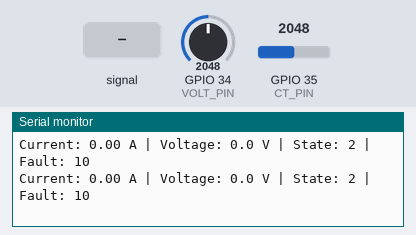
A sketch run on a simulated ESP32. Shown: the last lines printed to the serial monitor. The inputs (shaded band) are chosen by the test bench; at power-on: GPIO 34 (VOLT_PIN) = 2048, GPIO 35 (CT_PIN) = 2048.

Above: at 3.2 s.
3.3 s: GPIO 34 (VOLT_PIN) fed a 200 Hz sine of ±327 counts around its level
At 6.04 s:
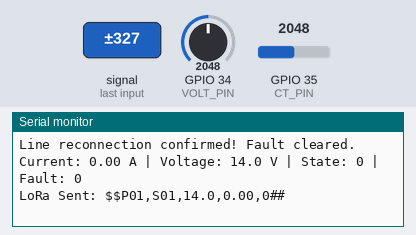
6.3 s: GPIO 34 (VOLT_PIN) set to 2866
At 6.5 s:
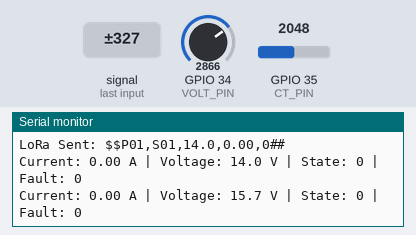
9.3 s: GPIO 35 (CT_PIN) set to 2866
At 9.49 s:
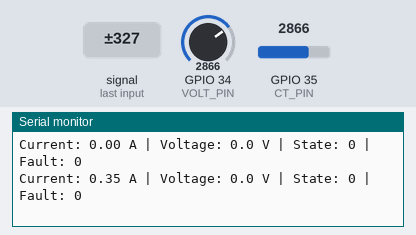
10.8 s: GPIO 35 (CT_PIN) fed a 200 Hz sine of ±327 counts around its level
At 11.1 s:
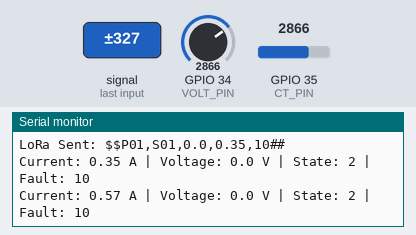
12.3 s: GPIO 34 (VOLT_PIN) fed a 1000 Hz sine of ±1023 counts around its level
At 12.48 s:
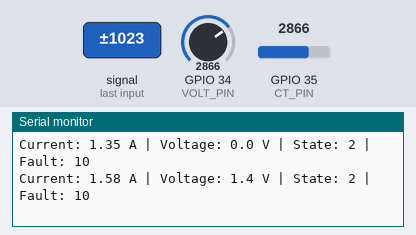
15.3 s: GPIO 35 (CT_PIN) fed a 1000 Hz sine of ±1023 counts around its level
At 15.48 s:
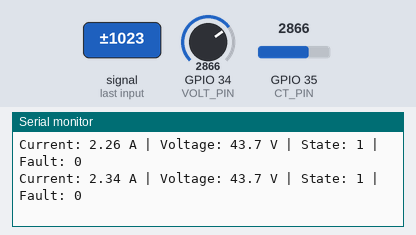
Timing chart, 0 to 18.3 s (numbered marks = the images above; inputs shaded):
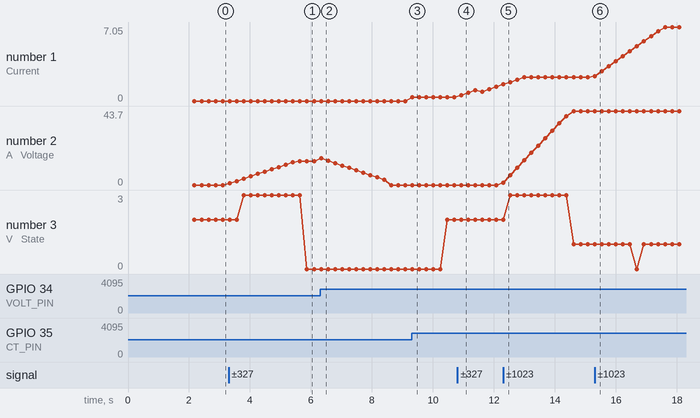

Measured:
- after the input at 3.3 s, the serial monitor: prints a new line at once (image 1)
- after the input at 6.3 s, the serial monitor: prints a new line at once (image 2)
- after the input at 9.3 s, the serial monitor: prints a new line at once (image 3)
- after the input at 10.8 s, the serial monitor: prints a new line after 0.13 s (image 4)
- after the input at 12.3 s, the serial monitor: prints a new line at once (image 5)
- after the input at 15.3 s, the serial monitor: prints a new line at once (image 6)
- plotted number 1: 0 → 0.35 after the input at 9.3 s, 0.35 → 1.35 after the input at 10.8 s, 2.26 → 7.05 after the input at 15.3 s
- plotted number 2: 0 → 14 after the input at 3.3 s, 0 → 43.7 after the input at 12.3 s

The sketch:

ESP32_LoRa_Pole_Device.ino
```cpp
#include <HardwareSerial.h>

HardwareSerial LoraSerial(1); // use UART1

#define CT_PIN 35
#define VOLT_PIN 34
#define NUM_SAMPLES 400
#define WINDOW_SIZE 10

// Calibration factors
#define CT_CALIBRATION 12.1
#define VOLT_CALIBRATION 75.0

// Fault Detection Thresholds
#define CURRENT_THRESHOLD 1.6
#define SUPPLY_ON_THRESHOLD 3.5
#define FAULT_CONFIRM_TIME 2000
#define BREAKAGE_CONFIRM_TIME 2000
#define RECONNECT_CONFIRM_TIME 2000
#define RESET_CURRENT_THRESHOLD 0.5

// Fault types
enum FaultType {
  NO_FAULT = 0,
  LINE_TO_LINE = 27,
  LINE_BREAKAGE = 10
};

// System States
enum SystemState {
  STATE_NORMAL,
  STATE_OVER_CURRENT_DETECTED,
  STATE_FAULT_LATCHED,
  STATE_RECONNECT_DETECTED
};

// System State
float currentReadings[WINDOW_SIZE] = {0};
float voltageReadings[WINDOW_SIZE] = {0};
int readIndex = 0;
float filteredCurrent = 0.0;
float filteredVoltage = 0.0;

// Store the exact values that were displayed in serial
float displayedCurrent = 0.0;
float displayedVoltage = 0.0;
FaultType displayedFault = NO_FAULT;

// Power state tracking
bool powerOn = false;
unsigned long powerLostTime = 0;
unsigned long powerRestoredTime = 0;

unsigned long lastTransmitTime = 0;
const unsigned long heartbeatInterval = 5000;
const unsigned long loraCooldown = 150;

// Fault Detection State
SystemState currentState = STATE_NORMAL;
FaultType currentFault = NO_FAULT;
unsigned long stateEntryTime = 0;
float preFaultCurrent = 0.0;

// LoRA optimization
unsigned long lastLoraSendTime = 0;
bool loraSendPending = false;
String pendingLoraMessage = "";

// Track if we need to send immediate fault message
bool immediateFaultSendRequired = false;

void setup() {
  Serial.begin(115200);
  LoraSerial.begin(9600, SERIAL_8N1, 16, 17);

  // Initialize arrays
  for (int i = 0; i < WINDOW_SIZE; i++) {
    currentReadings[i] = 0;
    voltageReadings[i] = 0;
  }

  delay(2000);
  Serial.println("ESP32 Smart Pole Monitor - Serial-LoRa Sync Fixed");
}

String getTimestamp() {
  unsigned long seconds = millis() / 1000;
  unsigned long minutes = seconds / 60;
  unsigned long hours = minutes / 60;
  seconds %= 60;
  minutes %= 60;
  hours %= 24;

  char timestamp[20];
  snprintf(timestamp, sizeof(timestamp), "%02lu:%02lu:%02lu", hours, minutes, seconds);
  return String(timestamp);
}

void sendLoraMessageNow(const String &message) {
  if (millis() - lastLoraSendTime >= loraCooldown) {
    String formattedMessage = "$$" + message + "##\r\n";
    LoraSerial.print(formattedMessage);
    lastLoraSendTime = millis();
    Serial.println("LoRa Sent: " + formattedMessage);
  } else {
    pendingLoraMessage = message;
    loraSendPending = true;
  }
}

void processPendingLoraMessage() {
  if (loraSendPending && (millis() - lastLoraSendTime >= loraCooldown)) {
    String formattedMessage = "$$" + pendingLoraMessage + "##\r\n";
    LoraSerial.print(formattedMessage);
    lastLoraSendTime = millis();
    Serial.println("LoRa Sent (pending): " + formattedMessage);
    loraSendPending = false;
    pendingLoraMessage = "";
  }
}

void prepareLoraMessage() {
  // Use the EXACT same values that were displayed in serial
  String minimalMessage = "P01,S01,";

  // For fault conditions, set voltage to 0.0
  if (displayedFault == LINE_TO_LINE || displayedFault == LINE_BREAKAGE) {
    minimalMessage += "0.0,";
  } else {
    minimalMessage += String(round(displayedVoltage * 10) / 10.0, 1) + ",";
  }

  minimalMessage += String(round(displayedCurrent * 100) / 100.0, 2) + ",";
  minimalMessage += String(displayedFault);

  sendLoraMessageNow(minimalMessage);
}

void takeMeasurement() {
  long sumCT = 0, sumVolt = 0;
  long offsetSumCT = 0, offsetSumVolt = 0;

  for (int i = 0; i < NUM_SAMPLES; i++) {
    offsetSumCT += analogRead(CT_PIN);
    offsetSumVolt += analogRead(VOLT_PIN);
  }
  float offsetCT = offsetSumCT / (float)NUM_SAMPLES;
  float offsetVolt = offsetSumVolt / (float)NUM_SAMPLES;

  for (int i = 0; i < NUM_SAMPLES; i++) {
    float valCT = analogRead(CT_PIN) - offsetCT;
    float valVolt = analogRead(VOLT_PIN) - offsetVolt;

    sumCT += valCT * valCT;
    sumVolt += valVolt * valVolt;
  }

  float Vrms_rawCT = sqrt(sumCT / (float)NUM_SAMPLES) * (3.3 / 4095.0);
  float Irms = Vrms_rawCT * CT_CALIBRATION;

  float Vrms_rawVolt = sqrt(sumVolt / (float)NUM_SAMPLES) * (3.3 / 4095.0);
  float Vrms = Vrms_rawVolt * VOLT_CALIBRATION;

  currentReadings[readIndex] = Irms;
  voltageReadings[readIndex] = Vrms;
  readIndex = (readIndex + 1) % WINDOW_SIZE;

  filteredCurrent = 0;
  filteredVoltage = 0;
  for (int i = 0; i < WINDOW_SIZE; i++) {
    filteredCurrent += currentReadings[i];
    filteredVoltage += voltageReadings[i];
  }
  filteredCurrent /= WINDOW_SIZE;
  filteredVoltage /= WINDOW_SIZE;

  // Store the exact values that will be displayed
  displayedCurrent = filteredCurrent;
  displayedVoltage = filteredVoltage;
  displayedFault = currentFault; // This will be updated in checkForFaults()
}

void checkForFaults() {
  bool previousPowerState = powerOn;
  powerOn = (filteredVoltage > SUPPLY_ON_THRESHOLD);

  // 1. POWER LOST DETECTION
  if (!powerOn && previousPowerState) {
    powerLostTime = millis();
    Serial.println("Power lost. Starting breakage timer...");
  }

  // 2. POWER RESTORED DETECTION
  if (powerOn && !previousPowerState) {
    powerRestoredTime = millis();
    if (currentFault == LINE_BREAKAGE) {
      currentState = STATE_RECONNECT_DETECTED;
      Serial.println("Power restored. Waiting for reconnection confirmation...");
    }
  }

  // 3. CHECK FOR LINE BREAKAGE (POWER LOSS)
  if (!powerOn && currentFault != LINE_TO_LINE) {
    if (currentState != STATE_FAULT_LATCHED && currentState != STATE_RECONNECT_DETECTED) {
      if ((millis() - powerLostTime) > BREAKAGE_CONFIRM_TIME) {
        currentFault = LINE_BREAKAGE;
        currentState = STATE_FAULT_LATCHED;
        immediateFaultSendRequired = true;
        Serial.println("Line Breakage confirmed! Immediate send required.");
      }
    }
  }

  // 4. CHECK FOR RECONNECTION CONFIRMATION
  if (currentState == STATE_RECONNECT_DETECTED) {
    if (millis() - powerRestoredTime > RECONNECT_CONFIRM_TIME) {
      currentFault = NO_FAULT;
      currentState = STATE_NORMAL;
      immediateFaultSendRequired = true;
      Serial.println("Line reconnection confirmed! Fault cleared.");
    } else if (!powerOn) {
      currentState = STATE_FAULT_LATCHED;
      Serial.println("Power lost again during reconnection confirmation.");
    }
  }

  // 5. CHECK FOR OVERCURRENT (LINE-TO-LINE) FAULT
  if (currentState != STATE_FAULT_LATCHED && currentState != STATE_RECONNECT_DETECTED) {
    switch (currentState) {
      case STATE_NORMAL:
        if (filteredCurrent > CURRENT_THRESHOLD) {
          currentState = STATE_OVER_CURRENT_DETECTED;
          stateEntryTime = millis();
          preFaultCurrent = filteredCurrent;
          Serial.println("Overcurrent detected. Waiting for substation trip...");
        }
        break;

      case STATE_OVER_CURRENT_DETECTED:
        if (filteredCurrent < 0.5) {
          currentFault = LINE_TO_LINE;
          currentState = STATE_FAULT_LATCHED;
          immediateFaultSendRequired = true;
          Serial.println("Substation trip detected! Line-to-Line fault. Immediate send required.");
        } else if (millis() - stateEntryTime > FAULT_CONFIRM_TIME) {
          currentState = STATE_NORMAL;
          preFaultCurrent = 0.0;
          Serial.println("Overcurrent condition ended without trip. Resetting.");
        }
        break;
    }
  }

  // 6. GLOBAL RESET LOGIC for LINE_TO_LINE faults
  if (currentState == STATE_FAULT_LATCHED && currentFault == LINE_TO_LINE) {
    if (filteredCurrent > RESET_CURRENT_THRESHOLD) {
      currentFault = NO_FAULT;
      currentState = STATE_NORMAL;
      preFaultCurrent = 0.0;
      immediateFaultSendRequired = true;
      Serial.println("Load current restored. Line-to-Line fault cleared.");
    }
  }

  // Update the displayed fault state AFTER all fault processing
  displayedFault = currentFault;
}

void loop() {
  takeMeasurement();

  checkForFaults();

  // Serial print the EXACT values that will be sent
  Serial.print("Current: ");
  Serial.print(displayedCurrent, 2);
  Serial.print(" A | Voltage: ");
  Serial.print(displayedVoltage, 1);
  Serial.print(" V | State: ");
  Serial.print(currentState);
  Serial.print(" | Fault: ");
  Serial.println(displayedFault);

  processPendingLoraMessage();

  // Check if immediate fault message is required
  if (immediateFaultSendRequired) {
    prepareLoraMessage();
    immediateFaultSendRequired = false;
    lastTransmitTime = millis();
  }
  // Periodic heartbeat transmission (5 seconds)
  else if (millis() - lastTransmitTime >= heartbeatInterval) {
    if (currentState == STATE_FAULT_LATCHED) {
      prepareLoraMessage();
    } else if (powerOn && currentState == STATE_NORMAL) {
      prepareLoraMessage();
    }
    lastTransmitTime = millis();
  }

  delay(50);
}
```
